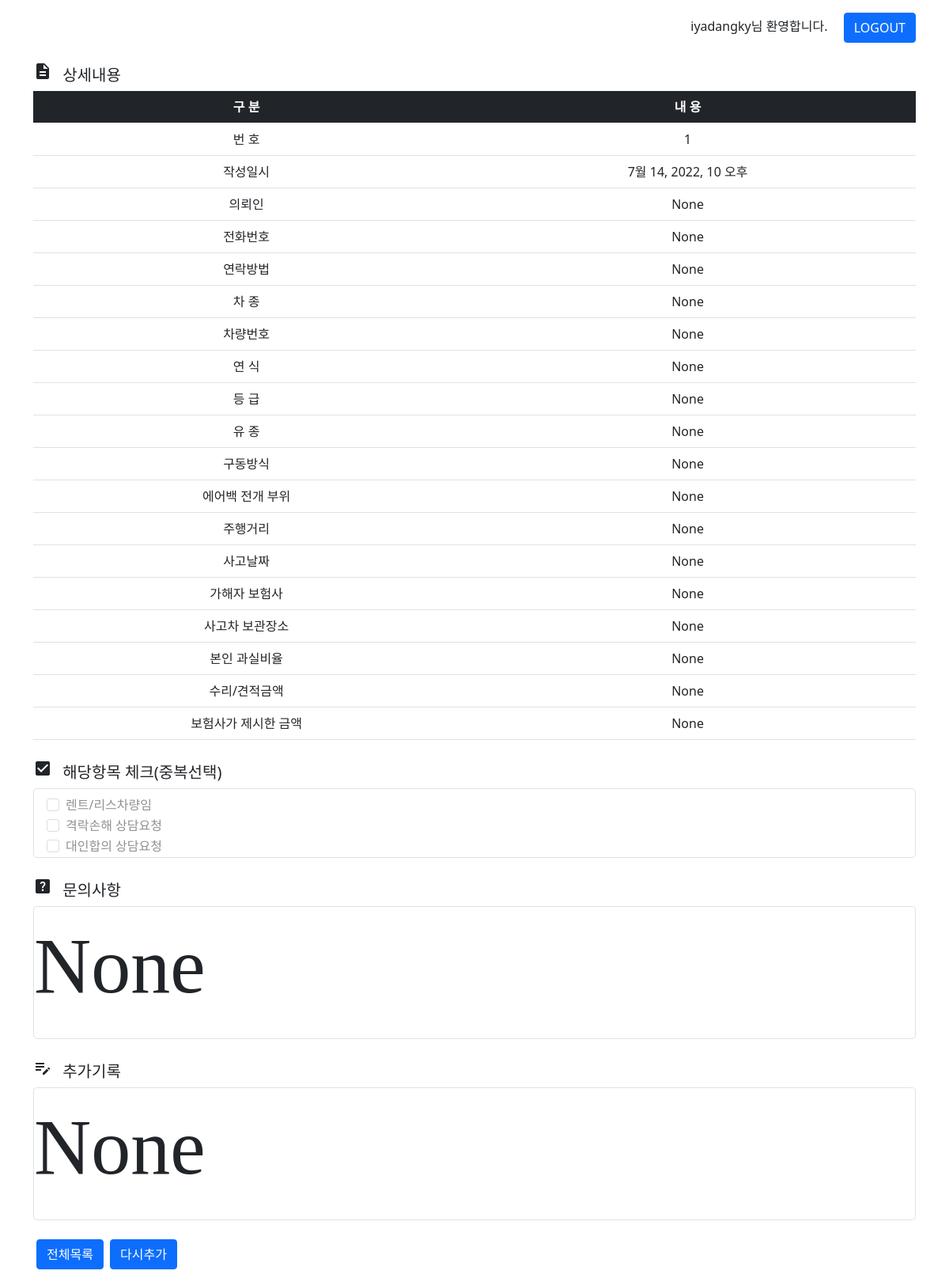
The app's page /posts/1/record/ (signed in) with its own data.
### posts/models.py (models this page shows)
class Post(models.Model):
    created_at = models.DateTimeField()
    password = models.CharField(max_length=50, null=True)
    client = models.CharField(max_length=50, null=True)
    phoneNumber = models.CharField(max_length=50, null=True)
    contact = models.CharField(max_length=50, null=True)
    carModel = models.CharField(max_length=50, null=True)
    carNumber = models.CharField(max_length=50, null=True)
    birth = models.CharField(max_length=50, null=True)
    trim = models.CharField(max_length=50, null=True)
    fuel = models.CharField(max_length=50, null=True)
    driveType = models.CharField(max_length=50, null=True)
    airbag = models.CharField(max_length=50, null=True)
    mileage = models.CharField(max_length=50, null=True)
    eventDate = models.CharField(max_length=50, null=True)
    repairCost = models.CharField(max_length=50, null=True)
    proposedCompensation = models.CharField(max_length=50, null=True)
    insuranceCompany = models.CharField(max_length=50, null=True)
    faultRatio = models.CharField(max_length=50, null=True)
    location = models.CharField(max_length=50, null=True)
    others1 = models.CharField(max_length=50, null=True)
    others2 = models.CharField(max_length=50, null=True)
    others3 = models.CharField(max_length=50, null=True)
    note = models.CharField(max_length=500, null=True)
    addition = models.CharField(max_length=500, null=True)
    price = models.CharField(max_length=50, null=True)
    opinion = models.CharField(max_length=500, null=True)
    image1 = models.FileField(upload_to='posts', null=True)
    image2 = models.FileField(upload_to='posts', null=True)
    image3 = models.FileField(upload_to='posts', null=True)
    image4 = models.FileField(upload_to='posts', null=True)
    image5 = models.FileField(upload_to='posts', null=True)
    image6 = models.FileField(upload_to='posts', null=True)
    image7 = models.FileField(upload_to='posts', null=True)
    image8 = models.FileField(upload_to='posts', null=True)
    image9 = models.FileField(upload_to='posts', null=True)
    image10 = models.FileField(upload_to='posts', null=True)
    image11 = models.FileField(upload_to='posts', null=True)
    image12 = models.FileField(upload_to='posts', null=True)
    image13 = models.FileField(upload_to='posts', null=True)
    image14 = models.FileField(upload_to='posts', null=True)
    image15 = models.FileField(upload_to='posts', null=True)
    image16 = models.FileField(upload_to='posts', null=True)
    image17 = models.FileField(upload_to='posts', null=True)

### posts/views.py (the view)
# urls.py: path('<int:post_id>/record/', views.record, name="record"),
@login_required
def record(request, post_id):
    post = Post.objects.get(id=post_id)
    post.client = request.POST.get('client')
    post.phoneNumber = request.POST.get('phoneNumber')
    post.contact = request.POST.get('contact')
    post.carModel = request.POST.get('carModel')
    post.carNumber = request.POST.get('carNumber')
    post.birth = request.POST.get('birth')
    post.trim = request.POST.get('trim')
    post.fuel = request.POST.get('fuel')
    post.driveType = request.POST.get('driveType')
    post.airbag = request.POST.get('airbag')
    post.mileage = request.POST.get('mileage')
    post.eventDate = request.POST.get('eventDate')
    post.repairCost = request.POST.get('repairCost')
    post.proposedCompensation = request.POST.get('proposedCompensation')
    post.insuranceCompany = request.POST.get('insuranceCompany')
    post.faultRatio = request.POST.get('faultRatio')
    post.location = request.POST.get('location')
    post.others1 = request.POST.get('others1')
    post.others2 = request.POST.get('others2')
    post.others3 = request.POST.get('others3')
    post.note = request.POST.get('note')
    post.addition = request.POST.get('addition')
    post.image1 = request.FILES.get('image1')
    post.image2 = request.FILES.get('image2')
    post.image3 = request.FILES.get('image3')
    post.image4 = request.FILES.get('image4')
    post.image5 = request.FILES.get('image5')
    post.image6 = request.FILES.get('image6')
    post.image13 = request.FILES.get('image13')
    post.image14 = request.FILES.get('image14')
    post.image15 = request.FILES.get('image15')
    post.image16 = request.FILES.get('image16')
    post.image17 = request.FILES.get('image17')
    post.save()
    context = {'post' : post}
    return render(request, 'posts/addition.html', context)

### posts/templates/posts/addition.html (shortened to what this page needs)
{% extends 'base.html' %}
{% load static %}
{% block content %}
    <div class="container">
        <h5><span class="material-icons me-2">description</span> 상세내용</h5>
            <table class="table mb-4">
                <thead class="table-dark text-center">
                    <tr>
                        <th class="cell">구 분</td>
                        <th>내 용</td>
                    </tr>
                </thead>
                <tbody>
                    <tr>
                        <td class="cell text-center">번 호</td>
                        <td class="text-center">{{ post.id }}</td>
                    </tr>
                    <tr>
                        <td class="cell text-center">작성일시</td>
                        <td class="text-center">{{ post.created_at }}</td>
                    </tr>
                    <tr>
                        <td class="cell text-center">의뢰인</td>
                        <td class="text-center">{{ post.client }}</td>
                    </tr>
                    <tr>
                        <td class="cell text-center">전화번호</td>
                        <td class="text-center">{{ post.phoneNumber }}</td>
                    </tr>
                    <tr>
                        <td class="cell text-center">연락방법</td>
                        <td class="text-center">{{ post.contact }}</td>
                    </tr>
                    <tr>
                        <td class="cell text-center">차 종</td>
                        <td class="text-center">{{ post.carModel }}</td>
                    </tr>
                    <tr>
                        <td class="cell text-center">차량번호</td>
                        <td class="text-center">{{ post.carNumber }}</td>
                    </tr>
                    <tr>
                        <td class="cell text-center">연 식</td>
                        <td class="text-center">{{ post.birth }}</td>
                    </tr>
                    <tr>
                        <td class="cell text-center">등 급</td>
                        <td class="text-center">{{ post.trim }}</td>
                    </tr>
                    <tr>
                        <td class="cell text-center">유 종</td>
                        <td class="text-center">{{ post.fuel }}</td>
                    </tr>
                    <tr>
                        <td class="cell text-center">구동방식</td>
                        <td class="text-center">{{ post.driveType }}</td>
                    </tr>
                    <tr>
                        <td class="cell text-center">에어백 전개 부위</td>
                        <td class="text-center">{{ post.airbag }}</td>
                    </tr>
                    <tr>
                        <td class="cell text-center">주행거리</td>
                        <td class="text-center">{{ post.mileage }}</td>
                    </tr>
                    <tr>
                        <td class="cell text-center">사고날짜</td>
                        <td class="text-center">{{ post.eventDate }}</td>
                    </tr>
                    <tr>
                        <td class="cell text-center">가해자 보험사</td>
                        <td class="text-center">{{ post.insuranceCompany }}</td>
                    </tr>
                    <tr>
                        <td class="cell text-center">사고차 보관장소</td>
                        <td class="text-center">{{ post.location }}</td>
                    </tr>
                    <tr>
                        <td class="cell text-center">본인 과실비율</td>
                        <td class="text-center">{{ post.faultRatio }}</td>
                    </tr>
                    <tr>
                        <td class="cell text-center">수리/견적금액</td>
                        <td class="text-center">{{ post.repairCost }}</td>
                    </tr>
                    <tr>
                        <td class="cell text-center">보험사가 제시한 금액</td>
                        <td class="text-center">{{ post.proposedCompensation }}</td>
                    </tr>
                 </tbody>
            </table>
        <h5><span class="material-icons me-2">check_box</span> 해당항목 체크(중복선택)</h5>
            <div class="border rounded-3 mb-4">
                {% if post.others1 %}
                <div class="form-check mt-2 ms-3">
                    <input class="form-check-input" type="checkbox" value="확인" id="flexCheckCheckedDisabled" checked disabled>
                    <label class="form-check-label" for="flexCheckCheckedDisabled">렌트/리스차량임</label>
                </div>
                {% else %}
                <div class="form-check mt-2 ms-3">
                    <input class="form-check-input" type="checkbox" value="확인" id="flexCheckDisabled" disabled>
                    <label class="form-check-label" for="flexCheckDisabled">렌트/리스차량임</label>
                </div>
                {% endif %}
                {% if post.others2 %}
                <div class="form-check ms-3">
                    <input class="form-check-input" type="checkbox" value="확인" id="flexCheckCheckedDisabled" checked disabled>
                    <label class="form-check-label" for="flexCheckCheckedDisabled">격락손해 상담요청</label>
                </div>
                {% else %}
                <div class="form-check ms-3">
                    <input class="form-check-input" type="checkbox" value="확인" id="flexCheckDisabled" disabled>
                    <label class="form-check-label" for="flexCheckDisabled">격락손해 상담요청</label>
                </div>
                {% endif %}
                {% if post.others3 %}
                <div class="form-check ms-3">
                    <input class="form-check-input" type="checkbox" value="확인" id="flexCheckCheckedDisabled" checked disabled>
                    <label class="form-check-label" for="flexCheckCheckedDisabled">대인합의 상담요청</label>
                </div>
                {% else %}
                <div class="form-check ms-3">
                    <input class="form-check-input" type="checkbox" value="확인" id="flexCheckDisabled" disabled>
                    <label class="form-check-label" for="flexCheckDisabled">대인합의 상담요청</label>
                </div>
                {% endif %}
            </div>
        <h5><span class="material-icons me-2">help_center</span> 문의사항</h5>
            <div class="border rounded-3 mb-4">
                <p>{{ post.note }}</p>
            </div>
        <h5><span class="material-icons me-2">edit_note</span> 추가기록</h5>
        <div class="border rounded-3 mb-4">
            <p>{{ post.addition }}</p>
        </div>
        <a href="{% url 'posts:index' %}" class="btn btn-primary ms-1 mb-3">전체목록</a>
        <a href="{% url 'posts:add' post.id %}" class="btn btn-primary ms-1 mb-3">다시추가</a>
    </div>
{% endblock %}

### templates/base.html (shortened to what this page needs)
{% load static %}
<!DOCTYPE html>
<html lang="ko">
<head>
    <link href="https://cdn.jsdelivr.net/npm/bootstrap@5.0.2/dist/css/bootstrap.min.css" rel="stylesheet">
    <link rel="stylesheet" href="{% static 'style.css' %}">
    <link rel="stylesheet" href="{% static 'posts/style.css' %}">
</head>
<body>
    <div class="container pt-3 mb-4" style="display: flex; justify-content: flex-end;">
        {% if user.is_authenticated %}
            <form method="POST" action="{% url 'accounts:logout' %}">
                {{ user.get_username }}님 환영합니다.
                <button type="submit" class="btn btn-primary ms-3">LOGOUT</button>
            </form>
        {% endif %}
    </div>
    {% block content %}
    {% endblock %}
</body>
</html>

### static/style.css (style rules this page uses)
input { font-family: fontAwesome; }
P { font-family: 'Rampart One', cursive; font-size: 100px; }

### records on screen
Post: id "1", created_at "7월 14, 2022, 10 오후", client "None", phoneNumber "None", contact "None", carModel "None", carNumber "None", birth "None", trim "None", fuel "None", driveType "None", airbag "None", mileage "None", eventDate "None", insuranceCompany "None", location "None", faultRatio "None", repairCost "None", proposedCompensation "None", note "None", addition "None"

### other values on screen
{{ user.get_username }} "iyadangky"
